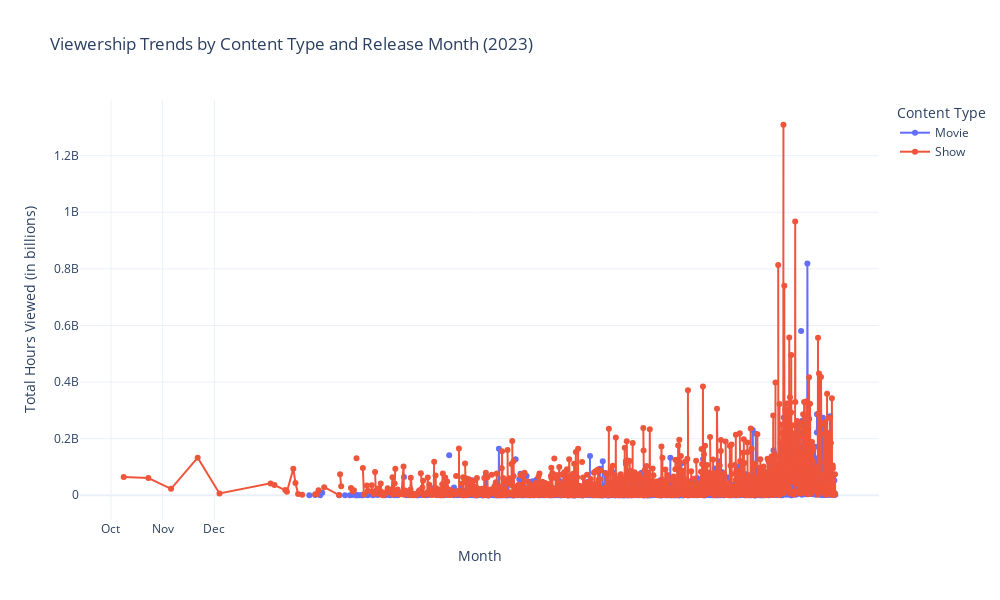

The notebook cell this image was saved under:
### Code cell
# English-language shows dominate the top viewership spots.
# But, Korean content also has a notable presence in the top titles, which indicates its global popularity.

# aggregate viewership hours by content type and release month
monthly_viewership_by_type = df.pivot_table(index="Release Date", columns="Content Type" , values = "Hours Viewed", aggfunc = "sum")
fig = go.Figure()


for content_type in monthly_viewership_by_type.columns:
    fig.add_trace(
        go.Scatter(
            x=monthly_viewership_by_type.index,
            y=monthly_viewership_by_type[content_type],
            mode='lines+markers',
            name=content_type
        )
    )
fig.update_layout(
        title='Viewership Trends by Content Type and Release Month (2023)',
        xaxis_title='Month',
        yaxis_title='Total Hours Viewed (in billions)',
        xaxis=dict(
            tickmode='array',
            tickvals=list(range(1, 13)),
            ticktext=['Jan', 'Feb', 'Mar', 'Apr', 'May', 'Jun', 'Jul', 'Aug', 'Sep', 'Oct', 'Nov', 'Dec']
        ),
        height=600,
        width=1000,
        legend_title='Content Type'
    )
fig.show()

### Figure 1 — Plotly figure (JSON) as saved in the notebook; plotly's stock layout.template omitted (floating-point values rounded to 4 significant figures; data arrays with more than 128 entries replaced by an {"elided": "..."} marker saying what was removed)
{"data": [{"mode": "lines+markers", "name": "Movie", "type": "scatter", "x": {"elided": "1783 str values"}, "y": {"elided": "1783 int values"}}, {"mode": "lines+markers", "name": "Show", "type": "scatter", "x": {"elided": "1783 str values"}, "y": {"elided": "1783 int values"}}], "layout": {"height": 600, "legend": {"title": {"text": "Content Type"}}, "title": {"text": "Viewership Trends by Content Type and Release Month (2023)"}, "width": 1000, "xaxis": {"autorange": true, "range": ["2009-05-27 09:46:30.4964", "2024-11-03 14:13:29.5036"], "tickmode": "array", "ticktext": ["Jan", "Feb", "Mar", "Apr", "May", "Jun", "Jul", "Aug", "Sep", "Oct", "Nov", "Dec"], "tickvals": [1, 2, 3, 4, 5, 6, 7, 8, 9, 10, 11, 12], "title": {"text": "Month"}, "type": "date"}, "yaxis": {"autorange": true, "range": [-87350000, 1396650000], "title": {"text": "Total Hours Viewed (in billions)"}, "type": "linear"}}}
